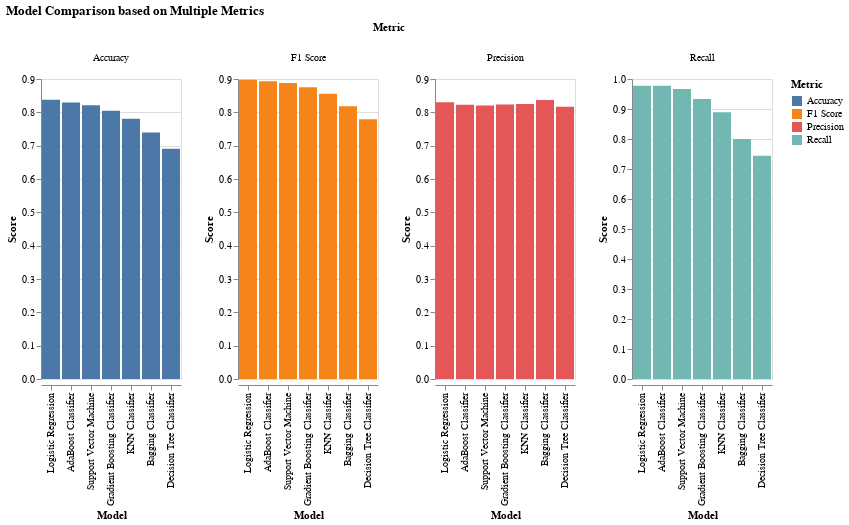

Notebook cell for this chart:
### Markdown cell above
Each model is evaluated using important performance measures:

Accuracy: Checks how often the model's predictions are correct overall.

Precision: Measures how accurate the model's positive predictions are.

Recall: Looks at how well the model finds all the positive cases.

F1 Score: Combines precision and recall into one measure to show the model's accuracy.

### Code cell
# Convert the performance dictionary to a DataFrame
model_performance_df = pd.DataFrame(model_performance).T
model_performance_df.reset_index(inplace=True)
model_performance_df.rename(columns={'index': 'Model'}, inplace=True)

# Melt the DataFrame to long format for easier plotting
model_performance_melted = model_performance_df.melt(id_vars='Model', var_name='Metric', value_name='Score')

# Plotting the model performance using Altair
performance_chart = alt.Chart(model_performance_melted).mark_bar().encode(
    x=alt.X('Model:N', sort='-y'),
    y='Score:Q',
    color='Metric:N',
    column='Metric:N'
).properties(
    title='Model Comparison based on Multiple Metrics'
).resolve_scale(
    y='independent'
)

performance_chart.display()

### Figure 1 — Vega-Lite specification as saved in the notebook (floating-point values rounded to 4 significant figures)
{"config": {"view": {"continuousWidth": 400, "continuousHeight": 300}}, "data": {"name": "data-4aa89d7f62e438ed39c1557c86e15dd2"}, "mark": "bar", "encoding": {"color": {"field": "Metric", "type": "nominal"}, "column": {"field": "Metric", "type": "nominal"}, "x": {"field": "Model", "sort": "-y", "type": "nominal"}, "y": {"field": "Score", "type": "quantitative"}}, "resolve": {"scale": {"y": "independent"}}, "title": "Model Comparison based on Multiple Metrics", "$schema": "https://vega.github.io/schema/vega-lite/v4.17.0.json", "datasets": {"data-4aa89d7f62e438ed39c1557c86e15dd2": [{"Model": "Logistic Regression", "Metric": "Accuracy", "Score": 0.8374}, {"Model": "KNN Classifier", "Metric": "Accuracy", "Score": 0.7805}, {"Model": "Support Vector Machine", "Metric": "Accuracy", "Score": 0.8211}, {"Model": "Decision Tree Classifier", "Metric": "Accuracy", "Score": 0.6911}, {"Model": "Bagging Classifier", "Metric": "Accuracy", "Score": 0.7398}, {"Model": "Gradient Boosting Classifier", "Metric": "Accuracy", "Score": 0.8049}, {"Model": "AdaBoost Classifier", "Metric": "Accuracy", "Score": 0.8293}, {"Model": "Logistic Regression", "Metric": "Precision", "Score": 0.8302}, {"Model": "KNN Classifier", "Metric": "Precision", "Score": 0.8247}, {"Model": "Support Vector Machine", "Metric": "Precision", "Score": 0.8208}, {"Model": "Decision Tree Classifier", "Metric": "Precision", "Score": 0.8171}, {"Model": "Bagging Classifier", "Metric": "Precision", "Score": 0.8372}, {"Model": "Gradient Boosting Classifier", "Metric": "Precision", "Score": 0.8235}, {"Model": "AdaBoost Classifier", "Metric": "Precision", "Score": 0.8224}, {"Model": "Logistic Regression", "Metric": "Recall", "Score": 0.9778}, {"Model": "KNN Classifier", "Metric": "Recall", "Score": 0.8889}, {"Model": "Support Vector Machine", "Metric": "Recall", "Score": 0.9667}, {"Model": "Decision Tree Classifier", "Metric": "Recall", "Score": 0.7444}, {"Model": "Bagging Classifier", "Metric": "Recall", "Score": 0.8}, {"Model": "Gradient Boosting Classifier", "Metric": "Recall", "Score": 0.9333}, {"Model": "AdaBoost Classifier", "Metric": "Recall", "Score": 0.9778}, {"Model": "Logistic Regression", "Metric": "F1 Score", "Score": 0.898}, {"Model": "KNN Classifier", "Metric": "F1 Score", "Score": 0.8556}, {"Model": "Support Vector Machine", "Metric": "F1 Score", "Score": 0.8878}, {"Model": "Decision Tree Classifier", "Metric": "F1 Score", "Score": 0.7791}, {"Model": "Bagging Classifier", "Metric": "F1 Score", "Score": 0.8182}, {"Model": "Gradient Boosting Classifier", "Metric": "F1 Score", "Score": 0.875}, {"Model": "AdaBoost Classifier", "Metric": "F1 Score", "Score": 0.8934}]}}
